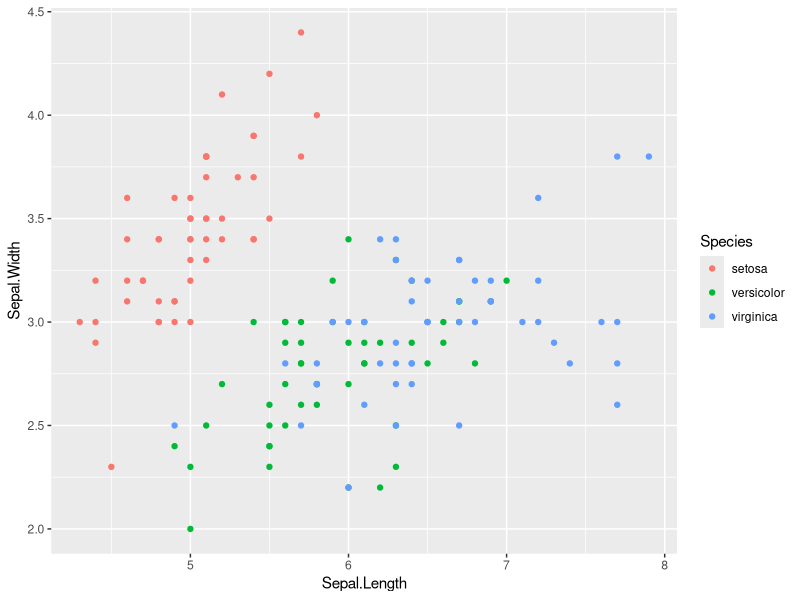
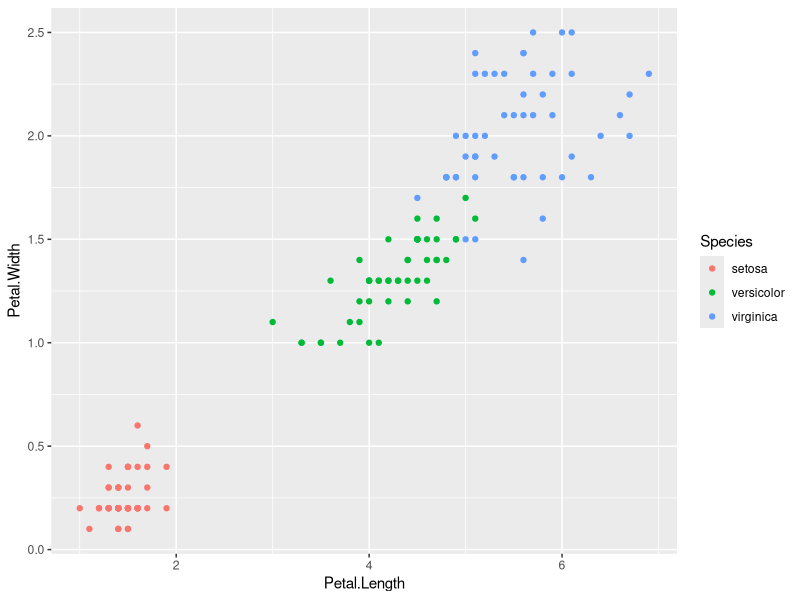
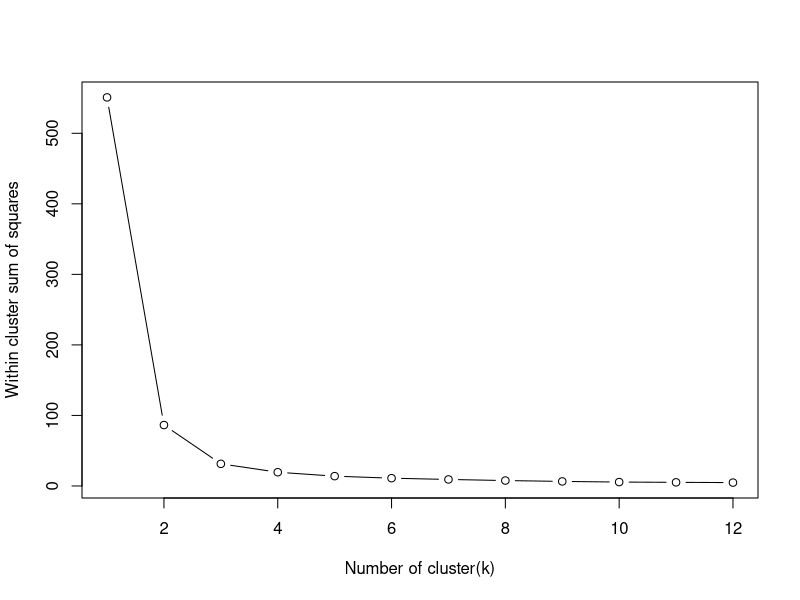

R code for these plots, in order:
#iris dataset is from UCI ML repository

library(ggplot2) # we will use ggplot2 to visualize the data
head(iris)
str(iris) # take a look at the structure of the iris data using str() function in R.
# dataset has 150 observations equally distributed observations among
# the three species: Setosa, Versicolor and Verginica.

summary(iris) # summary statistics of all 4 variables Sepal.Length,Sepal.Width,Petal.Length,Petal.Width
help("sapply")
sapply(iris[,-5], var)
summary(iris)
#Plot Sepal.Length Vs Sepal.Width using ggplot
ggplot(iris,aes(x = Sepal.Length, y = Sepal.Width, col = Species)) + geom_point()
# Plot Petal.Length Vs Petal.Width using ggplot
ggplot(iris,aes(x = Petal.Length, y = Petal.Width, col = Species)) + geom_point()
#kmeans clustering
#read the documentation for kmeans() function
# https://stat.ethz.ch/R-manual/R-devel/library/stats/html/kmeans.html
set.seed(300) #gives a set of random 300 numbers which we can use for comparing
k.max<-12

# tot.withinss = Total within-cluster sum of square
# iter.max = the maximum number of iterations allowed
# nstart = if centers is a number, how many random sets should be chosen.
wss<- sapply(1:k.max,function(k){kmeans(iris[,3:4],k,nstart = 20,iter.max = 20)$tot.withinss})
wss 
plot(1:k.max,wss,type = "b", xlab = "Number of cluster(k)",ylab = "Within cluster sum of squares")
icluster<-kmeans(iris[,3:4],3,nstart = 20)
table(icluster$cluster,iris$Species)
# In the table we can see that most of the observations have been clustered correctly
# however, 2 of the versicolor have been put in the cluster with all the virginica
# and 4 of the verginica have been put in cluster 3 which mostly has versicolor.


